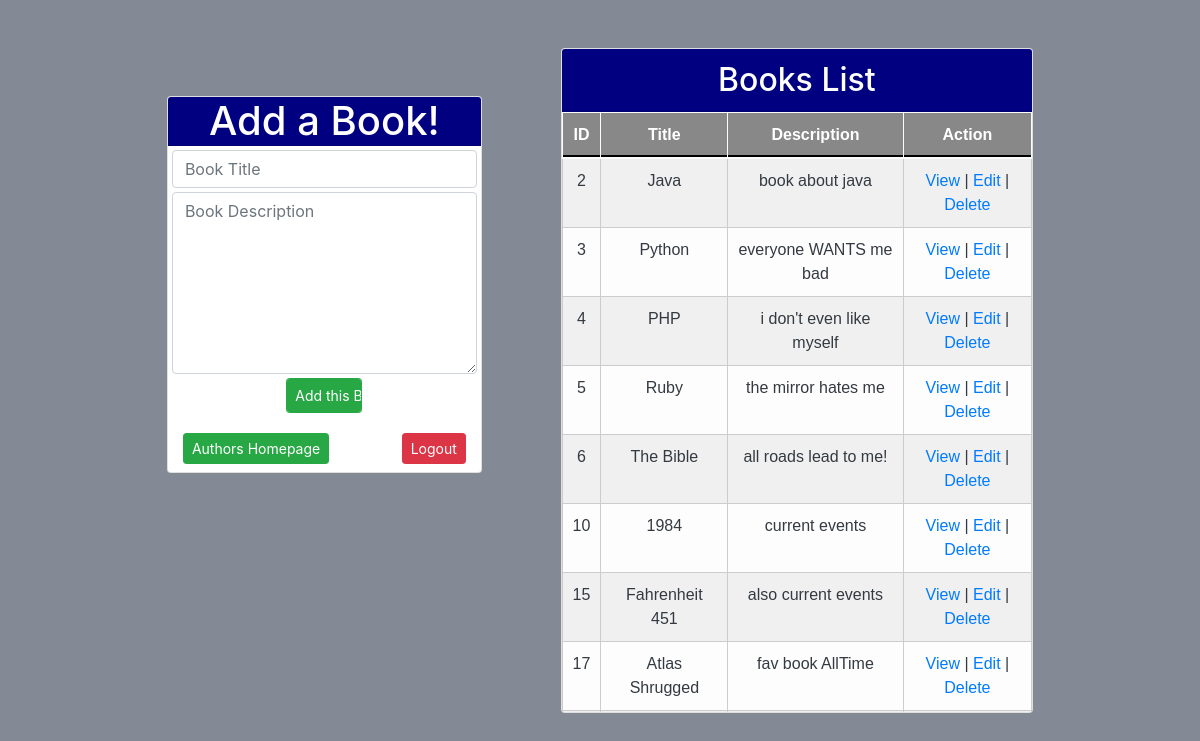
The app's page /booksHomepage with its own data.
### booksAuthorsApp/models.py (models this page shows, shortened)
class Book (models.Model):
    title = models.CharField(max_length=45)
    desc = models.TextField()
    created_at = models.DateTimeField(auto_now_add=True)
    updated_at = models.DateTimeField(auto_now=True)
    objects = BookManager()      #this is addition from class BookManager

### booksAuthorsApp/views.py (the view)
# urls.py: path("booksHomepage", views.booksHomepage),
def booksHomepage(request):
    allBooks = Book.objects.all()
    context = {
        'allTheBooks' : allBooks
    }
    return render(request, "booksHomepage.html", context)

### booksAuthorsApp/templates/booksHomepage.html (shortened to what this page needs)
<!DOCTYPE html>
<html lang="en">
<head>
    <link rel="stylesheet" href="https://stackpath.bootstrapcdn.com/bootstrap/4.5.2/css/bootstrap.min.css"
>
</head>
<body class="col" style="background-color:rgb(131,138,149)">
    <div class="col-10 d-flex justify-content-around align-items-start mt-5 mx-auto">
        <div class="col-sm-4 p-0 mt-5">
            <div class="col card p-0">
                <h1 class="card-header text-center text-white p-0" style="background-color: navy;">Add a Book!</h1>
                <div class="card-body p-0">
                    <form action="/createBook" method="POST" class="form-group text-center mx-auto p-1">
                        <input type="text" name="title" id="title" class="form-control mb-1" placeholder="Book Title">
                        <textarea name="desc" cols="30" rows="7" placeholder="Book Description"
                            class="form-control mb-1"></textarea>
                        <input type="submit" value="Add this Book" class="btn btn-sm btn-success form-control col-3">
                    </form>
                    <div class="col d-flex justify-content-between mb-2">
                        <a href="/authorsHomepage" class="btn btn-sm btn-success">Authors Homepage</a>
                        <a href="/logout" class="btn btn-sm btn-danger">Logout</a>
                    </div>
                </div>
            </div>
        </div>
        <div class="col-sm-6 card p-0 text-center">
            <h2 class="card-header text-center text-white" style="background-color: navy;">Books List</h2>
            <div class="scrollable text-center" style="height: 600px; overflow-y: scroll;">
                <table class="table sticky table-bordered table-light table-striped table-hover text-center">
                    <thead class="table-dark">
                        <tr class="text-white">
                            <th scope="col">ID</th>
                            <th scope="col">Title</th>
                            <th scope="col">Description</th>
                            <th scope="col">Action</th>
                        </tr>
                    </thead>
                    <tbody class="text-dark">
                        {% for books in allTheBooks %}
                        <tr class="">
                            <td scope="col">{{books.id}}</td>
                            <td scope="col">{{books.title}}</td>
                            <td scope="col">{{books.desc}}</td>
                            <td scope="col"><a href="/books/{{books.id}}">View</a> | <a
                                    href="/edit/{{books.id}}">Edit</a> |
                                <a href="/delete/{{books.id}}">Delete</a>
                            </td>
                        </tr>
                        {% endfor %}
                    </tbody>
                </table>
            </div>
        </div>
</body>
</html>

### booksAuthorsApp/templates/booksHomepage.html (style rules this page uses)
.table { font-family: sans-serif; border-collapse: collapse; }
.table th, .table td { padding: 10px; border: 1px solid #cccccc; }
.table th { background: #888888; color: #ffffff; }
.table.sticky th { position: sticky; top: 0; }
.table.sticky th::after { content: ''; width: 100%; height: 2px; position: absolute; bottom: 0; left: 0; background: black; }

### records on screen
Book: id "2", title "Java", desc "book about java"
Book: id "3", title "Python", desc "everyone WANTS me bad"
Book: id "4", title "PHP", desc "i don't even like myself"
Book: id "5", title "Ruby", desc "the mirror hates me"
Book: id "6", title "The Bible", desc "all roads lead to me!"
Book: id "10", title "1984", desc "current events"
Book: id "15", title "Fahrenheit 451", desc "also current events"
Book: id "17", title "Atlas Shrugged", desc "fav book AllTime"
